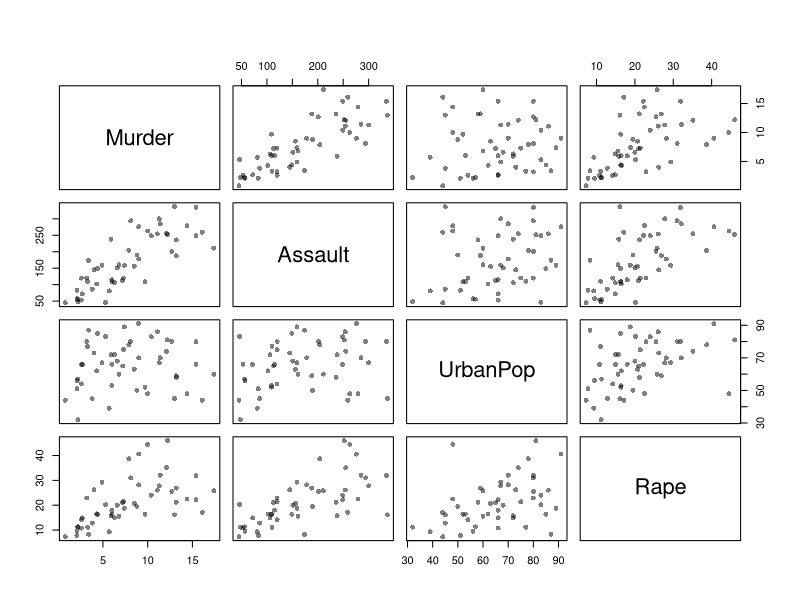
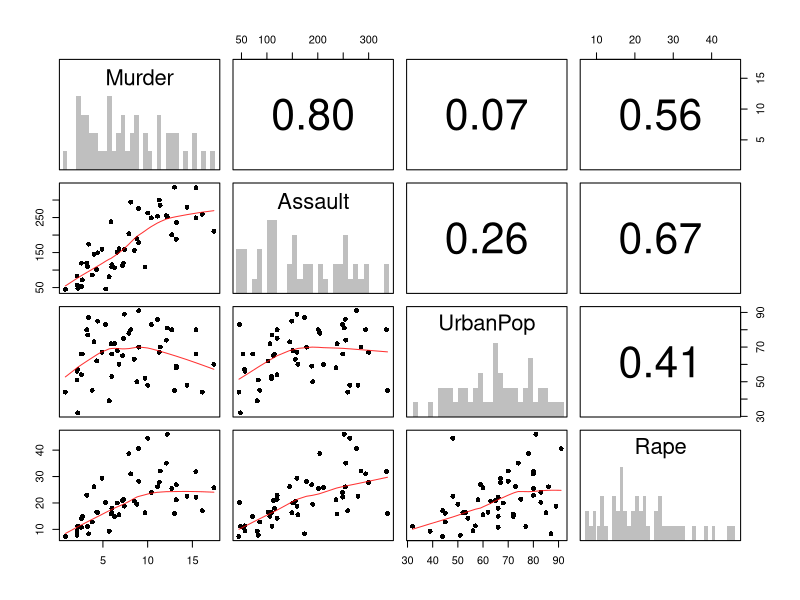
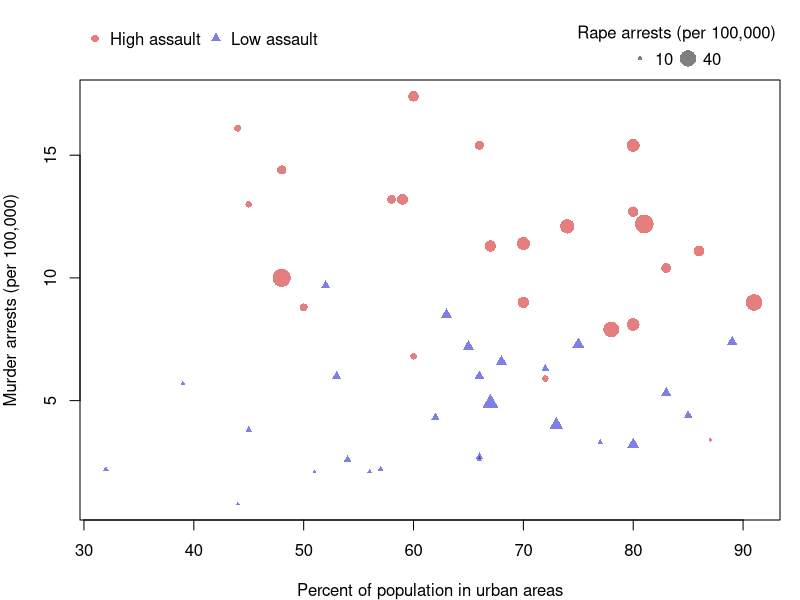
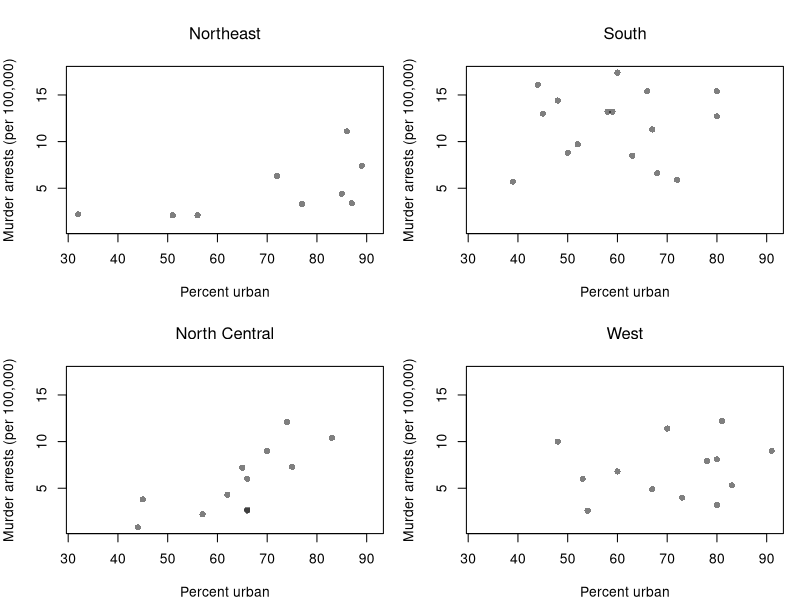
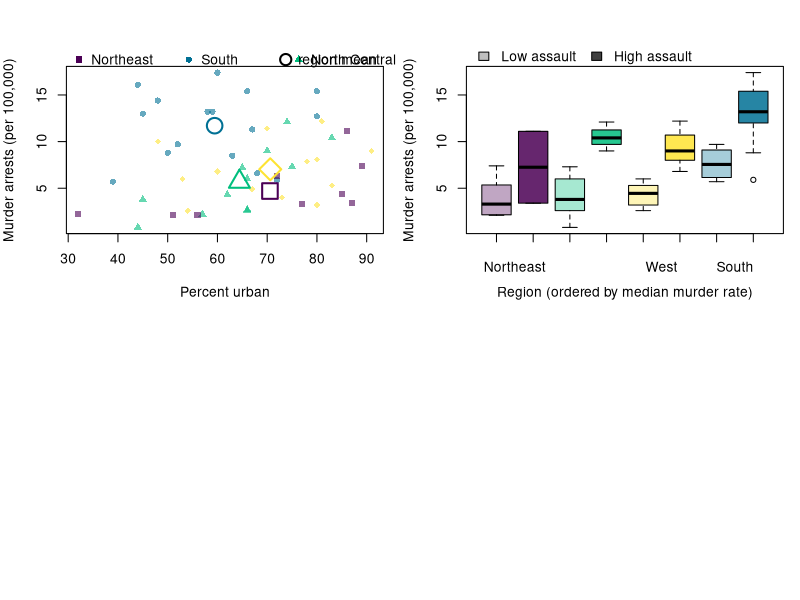
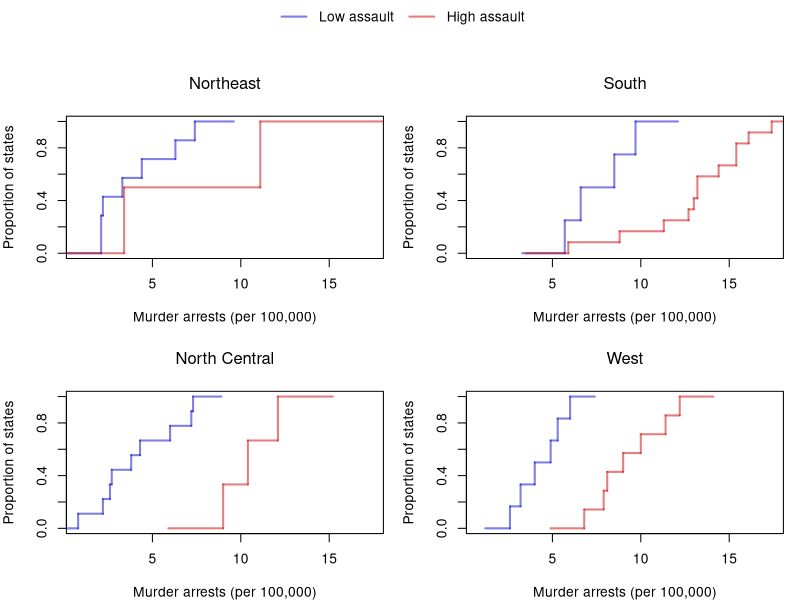
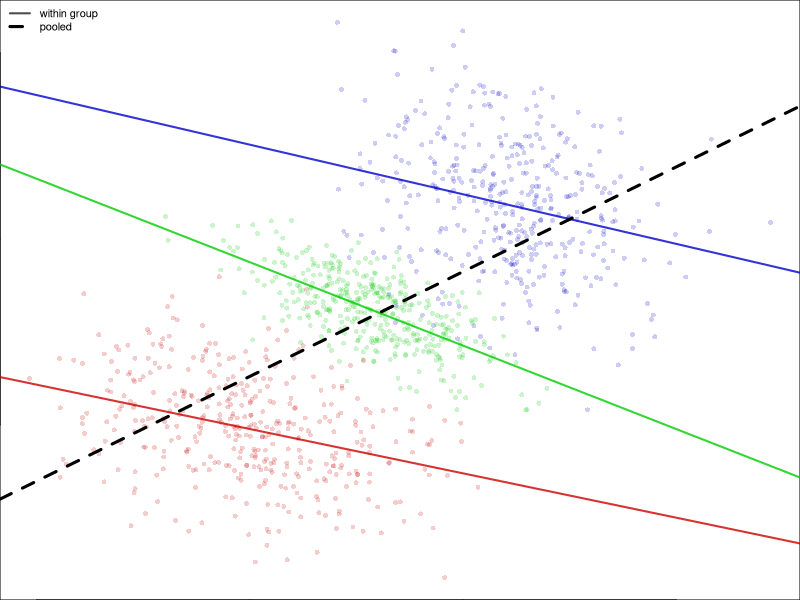

Recreate these plots in R, in order.
## ---- chunk 1
# Three factors: Admit (2 levels), Gender (2 levels), Dept (6 levels)
dim(UCBAdmissions)
dimnames(UCBAdmissions)

# ftable() flattens the table so it prints on one page
ftable(UCBAdmissions, row.vars=c('Dept', 'Gender'), col.vars='Admit')
## ---- chunk 2
# Joint distribution over all 24 cells
n <- sum(UCBAdmissions)
p_xyz <- UCBAdmissions / n

# Collapse over Dept to get the two-way distribution of Admit and Gender
p_xy <- margin.table(p_xyz, c(1, 2))
round(p_xy, 3)

# Collapse further to the marginal distribution of Gender
round(margin.table(p_xyz, 2), 3)
## ---- chunk 3
# Build the same table from a small data frame, one row per worker
xy0_hat <- data.frame(
    sex=rep(c('man', 'woman'), c(14, 6)),
    degree=c(rep(c('no', 'yes'), c(8, 6)), rep(c('no', 'yes'), c(2, 4))),
    promoted=c(rep(c(1, 0), c(2, 6)), rep(c(1, 0), c(4, 2)),
        rep(c(1, 0), c(1, 1)), rep(c(1, 0), c(3, 1))))
tab <- table(xy0_hat)
ftable(tab, row.vars=c('sex', 'promoted'), col.vars='degree')

# Collapse over degree
round(margin.table(tab / sum(tab), c(1, 3)), 2)
## ---- chunk 4
# Admission rate by Gender, pooling all departments
p_pooled <- prop.table(margin.table(UCBAdmissions, c(1, 2)), margin=2)
round(p_pooled['Admitted', ], 2)

# Admission rate by Gender within each Dept
p_within <- prop.table(UCBAdmissions, margin=c(2, 3))
round(p_within['Admitted', , ], 2)
## ---- chunk 5
# Where did each gender apply? Share of each gender's applications going to each Dept
p_apply <- prop.table(margin.table(UCBAdmissions, c(2, 3)), margin=1)
round(p_apply, 2)

# How selective is each Dept? Admission rate by Dept, pooling genders
p_dept <- prop.table(margin.table(UCBAdmissions, c(1, 3)), margin=2)
round(p_dept['Admitted', ], 2)
## ---- chunk 6
# Store the observed data, one row per state
xy_hat <- USArrests

# Every pair of variables, one panel each
pairs(xy_hat, pch=16, col=grey(0, .5), main=NA)
## ---- chunk 7
# pairs.panels lays out univariate histograms on the diagonal,
# scatterplots in the lower triangle, and correlations in the upper triangle.
psych::pairs.panels(xy_hat,
    hist.col=grey(0, .25), breaks=30, density=FALSE, hist.border=NA, # Diagonal
    ellipses=FALSE, rug=FALSE, smoother=FALSE, pch=16, col=rgb(1, 0, 0, .8) # Lower Triangle
    )
## ---- chunk 8
# Split states at the median assault rate
assault_high <- xy_hat$Assault > median(xy_hat$Assault)
col_high <- rgb(.8, 0, 0, .5)
col_low <- rgb(0, 0, .8, .5)
cols <- ifelse(assault_high, col_high, col_low)
pchs <- ifelse(assault_high, 16, 17)

# Scale point size by a fourth variable
sizes <- xy_hat$Rape / max(xy_hat$Rape) * 2.5

# Legends go in the margin above the plot so they cover no points
par(mar=c(4, 4, 4, 1))
plot(Murder ~ UrbanPop, data=xy_hat, pch=pchs, col=cols, cex=sizes,
    xlab='Percent of population in urban areas',
    ylab='Murder arrests (per 100,000)', main=NA)
legend('topleft', inset=c(0, -.14), xpd=TRUE, horiz=TRUE, bty='n',
    legend=c('High assault', 'Low assault'),
    pch=c(16, 17), col=c(col_high, col_low))
legend('topright', inset=c(0, -.14), xpd=TRUE, horiz=TRUE, bty='n',
    title='Rape arrests (per 100,000)', legend=c('10', '40'),
    pch=16, col=grey(0, .5), pt.cex=c(10, 40) / max(xy_hat$Rape) * 2.5)
## ---- chunk 9
# Attach the four-level region factor to the observed data
xy_hat$Region <- state.region
## ---- chunk 10
# One scatterplot per region, on common axes so the panels are comparable
par(mfrow=c(2, 2))
for (r in levels(xy_hat$Region)) {
    xy_r_hat <- xy_hat[xy_hat$Region == r, ]
    plot(Murder ~ UrbanPop, data=xy_r_hat, pch=16, col=grey(0, .5),
        xlim=range(xy_hat$UrbanPop), ylim=range(xy_hat$Murder),
        xlab='Percent urban', ylab='Murder arrests (per 100,000)', main=NA)
    title(r, font.main=1)
}
## ---- chunk 11
# Small filled points: states, by region; large hollow points: region means
reg_cols <- hcl.colors(4, alpha=.6)
reg_pch <- c(15, 16, 17, 18)
reg_pch_hollow <- c(0, 1, 2, 5)
par(mar=c(4, 4, 4, 1))
plot(Murder ~ UrbanPop, data=xy_hat, pch=reg_pch[xy_hat$Region], col=reg_cols[xy_hat$Region],
    xlab='Percent urban', ylab='Murder arrests (per 100,000)', main=NA)
means <- aggregate(cbind(UrbanPop, Murder) ~ Region, data=xy_hat, FUN=mean)
points(means$UrbanPop, means$Murder, pch=reg_pch_hollow, col=hcl.colors(4), cex=2.5, lwd=2)

# Legends in the margin above the plot
legend('topleft', inset=c(0, -.14), xpd=TRUE, horiz=TRUE, bty='n',
    legend=levels(xy_hat$Region), pch=reg_pch, col=hcl.colors(4))
legend('topright', inset=c(0, -.14), xpd=TRUE, bty='n',
    legend='region mean', pch=1, col='black', pt.cex=1.8, pt.lwd=2)
## ---- chunk 12
# Rebuild the pooled means from the cell means and cell sizes
m_men_hat <- (10 * 10 + 30 * 20) / (10 + 30)
m_women_hat <- (30 * 11 + 10 * 21) / (30 + 10)
c(men=m_men_hat, women=m_women_hat)
## ---- chunk 13
# A second factor: assault rate split at the median, same split as Encoding More Variables
xy_hat$AssaultLevel <- factor(ifelse(xy_hat$Assault > median(xy_hat$Assault), 'High assault', 'Low assault'),
    levels=c('Low assault', 'High assault'))
table(xy_hat$Region, xy_hat$AssaultLevel)
## ---- chunk 14
# Region hue stays fixed to each region's identity; shade (light/dark) marks assault level.
# Regions are ordered along the x-axis by their median murder rate.
region_order <- names(sort(tapply(xy_hat$Murder, xy_hat$Region, median)))
xy_hat$RegionOrdered <- factor(xy_hat$Region, levels=region_order)
reg_hues <- setNames(hcl.colors(4), levels(xy_hat$Region))
col_low_shade  <- sapply(reg_hues[region_order], adjustcolor, alpha.f=.35)
col_high_shade <- sapply(reg_hues[region_order], adjustcolor, alpha.f=.85)
box_cols <- as.vector(rbind(col_low_shade, col_high_shade))

par(mar=c(4, 4, 4, 1))
boxplot(Murder ~ AssaultLevel + RegionOrdered, data=xy_hat,
    col=box_cols, xaxt='n',
    xlab='Region (ordered by median murder rate)', ylab='Murder arrests (per 100,000)', main=NA)
axis(1, at=seq(1.5, by=2, length.out=4), labels=region_order, tick=FALSE, line=0.5)
axis(1, at=seq_len(8), labels=FALSE)
legend('topleft', inset=c(0, -.16), xpd=TRUE, horiz=TRUE, bty='n',
    legend=c('Low assault', 'High assault'), fill=c(grey(.75), grey(.25)))
## ---- chunk 15
# One panel per region; within each panel, one ECDF for each assault level
col_high <- rgb(.8, 0, 0, .5)
col_low  <- rgb(0, 0, .8, .5)
par(mfrow=c(2, 2), oma=c(0, 0, 3, 0))
for (r in levels(xy_hat$Region)) {
    xy_r_hat <- xy_hat[xy_hat$Region == r, ]
    plot(NULL, xlim=range(xy_hat$Murder), ylim=c(0, 1),
        xlab='Murder arrests (per 100,000)', ylab='Proportion of states', main=NA)
    F_lo_hat <- ecdf(xy_r_hat$Murder[xy_r_hat$AssaultLevel == 'Low assault'])
    F_hi_hat <- ecdf(xy_r_hat$Murder[xy_r_hat$AssaultLevel == 'High assault'])
    plot(F_lo_hat, add=TRUE, col=col_low, lwd=2, verticals=TRUE, do.points=FALSE, col.01line=NA)
    plot(F_hi_hat, add=TRUE, col=col_high, lwd=2, verticals=TRUE, do.points=FALSE, col.01line=NA)
    title(r, font.main=1)
}

# One legend for all four panels, drawn on an invisible full-figure overlay
par(fig=c(0, 1, 0, 1), oma=c(0, 0, 0, 0), mar=c(0, 0, 0, 0), new=TRUE)
plot(0, 0, type='n', bty='n', xaxt='n', yaxt='n')
legend('top', horiz=TRUE, bty='n',
    legend=c('Low assault', 'High assault'), col=c(col_low, col_high), lwd=2)
## ---- chunk 16
library('mvtnorm')
N <- 400
### Group 1
mu1    <- c(0, 0)
sigma1 <- rbind(c(4, -0.9), c(-0.9, 2) )
xy1_sim <- data.frame(rmvnorm(n=N, mu1, sigma1), Group=1)
### Group 2
mu2    <- c(3, 3)
sigma2 <- rbind(c(2, -0.9), c(-0.9, 1) )
xy2_sim <- data.frame(rmvnorm(n=N, mu2, sigma2), Group=2)
### Group 3
mu3    <- c(6, 6)
sigma3 <- rbind(c(3, -0.9), c(-0.9, 3) )
xy3_sim <- data.frame(rmvnorm(n=N, mu3, sigma3), Group=3)

## Combined Data (Initially Observed)
xy_agg_sim <- rbind(xy1_sim, xy2_sim, xy3_sim)
xy_agg_sim <- xy_agg_sim[order(xy_agg_sim$X1), ]

## Scatterplot, colored by group
pt_cols <- c(rgb(.8, 0, 0, .2), rgb(0, .8, 0, .2), rgb(0, 0, .8, .2))
plot(X2 ~ X1, xy_agg_sim, pch=16, col=pt_cols[xy_agg_sim$Group], cex=.8,
    main=NA, xlab=expression(hat(x)[1]), ylab=expression(hat(x)[2]))

# Within-group regression lines are negative.
ln_cols <- c(rgb(.8, 0, 0, .8), rgb(0, .8, 0, .8), rgb(0, 0, .8, .8))
for (g in seq_len(3)) {
    abline(
        lm(X2 ~ X1, data=xy_agg_sim[xy_agg_sim$Group == g, ]),
        col=ln_cols[g], lwd=2)
}

# The pooled regression line is positive.
abline(lm(X2 ~ X1, data=xy_agg_sim), lwd=3, lty=2)
legend('topleft', bty='n', cex=.8,
    legend=c('within group', 'pooled'),
    lwd=c(2, 3), lty=c(1, 2), col=c(grey(0, .7), 'black'))
